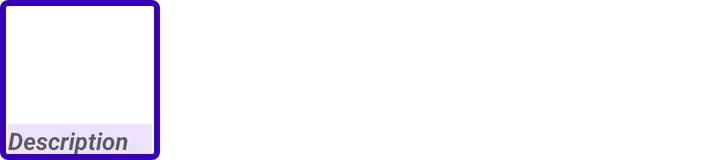
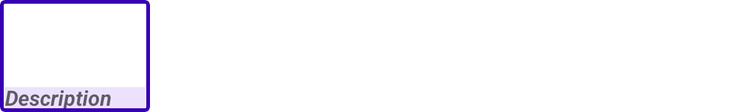

First picture: res/layout/ on a phone held upright. Second picture: the repository's own variant of that layout, on a device whose configuration matches the variant's folder. Source for both follows.
<!-- AndroidManifest.xml: application theme AppTheme -->
<!-- res/layout/activity_add_photo_item.xml -->
<?xml version="1.0" encoding="utf-8"?>
<com.google.android.material.card.MaterialCardView
    xmlns:android="http://schemas.android.com/apk/res/android"
    xmlns:tools="http://schemas.android.com/tools"
    android:layout_width="80dp"
    android:layout_height="80dp"
    xmlns:app="http://schemas.android.com/apk/res-auto"
    android:id="@+id/activity_add_photo"
    app:strokeWidth="3dp"
    app:strokeColor="@color/colorPrimaryDark"
    android:orientation="horizontal"
    app:cardPreventCornerOverlap="false"
    android:paddingHorizontal="20dp">

    <RelativeLayout
        android:layout_width="match_parent"
        android:layout_height="match_parent">
    <com.google.android.material.imageview.ShapeableImageView
        android:id="@+id/photo_image"
        android:layout_width="140dp"
        android:layout_height="140dp"
        android:scaleType="centerInside"
        app:shapeAppearance="?attr/shapeAppearanceMediumComponent"
        app:shapeAppearanceOverlay="@style/ShapeAppearanceOverlay.App.Card.Media"
        >


    </com.google.android.material.imageview.ShapeableImageView>


        <androidx.appcompat.widget.AppCompatImageView
            android:id="@+id/delete_image"
            android:layout_width="140dp"
            android:layout_height="140dp"
            android:background="@drawable/delete">

        </androidx.appcompat.widget.AppCompatImageView>

        <androidx.appcompat.widget.AppCompatEditText
            android:id="@+id/photo_description"
            android:layout_width="match_parent"
            android:layout_height="wrap_content"
            android:background="#1D6200EE"
            android:layout_marginTop="62dp"
            android:layout_marginStart="4dp"
            android:layout_marginEnd="4dp"
            android:textColor="#000000"
            android:hint="Description"
            android:textSize="12sp"
            android:textStyle="italic|bold"/>



    </RelativeLayout>


</com.google.android.material.card.MaterialCardView>
<!-- resources referenced by this layout -->
<resources>
  <style name="ShapeAppearanceOverlay.App.Card.Media" parent="@style/ShapeAppearance.MaterialComponents.MediumComponent">
          <item name="cornerSizeBottomLeft">10dp</item>
          <item name="cornerSizeBottomRight">10dp</item>
      </style>
  <style name="AppTheme" parent="Theme.MaterialComponents.Light.NoActionBar">
          
          <item name="colorPrimary">#6200EE</item>
          <item name="colorPrimaryDark">#3700B3</item>
          <item name="colorAccent">#1DE9B6</item>
      </style>
</resources>
<!-- res/layout-sw600dp/activity_add_photo_item.xml (the repository's variant of the layout above) -->
<!-- drawn on a 7-inch tablet held upright -->
<?xml version="1.0" encoding="utf-8"?>
<com.google.android.material.card.MaterialCardView
    xmlns:android="http://schemas.android.com/apk/res/android"
    xmlns:tools="http://schemas.android.com/tools"
    android:layout_width="120dp"
    android:layout_height="90dp"
    xmlns:app="http://schemas.android.com/apk/res-auto"
    android:id="@+id/activity_add_photo"
    app:strokeWidth="3dp"
    app:strokeColor="@color/colorPrimaryDark"
    android:orientation="horizontal"
    app:cardPreventCornerOverlap="false"
    android:paddingHorizontal="20dp">

    <RelativeLayout
        android:layout_width="match_parent"
        android:layout_height="match_parent">
    <com.google.android.material.imageview.ShapeableImageView
        android:id="@+id/photo_image"
        android:layout_width="140dp"
        android:layout_height="140dp"
        android:scaleType="centerCrop"
        app:shapeAppearance="?attr/shapeAppearanceMediumComponent"
        app:shapeAppearanceOverlay="@style/ShapeAppearanceOverlay.App.Card.Media"
        >
    </com.google.android.material.imageview.ShapeableImageView>

        <androidx.appcompat.widget.AppCompatEditText
            android:id="@+id/photo_description"
            android:layout_width="match_parent"
            android:layout_height="wrap_content"
            android:background="#1D6200EE"
            android:layout_marginTop="70dp"
            android:layout_marginStart="4dp"
            android:layout_marginEnd="4dp"
            android:textColor="#000000"
            android:hint="Description"
            android:textSize="17sp"
            android:textStyle="italic|bold"/>

    </RelativeLayout>


</com.google.android.material.card.MaterialCardView>
